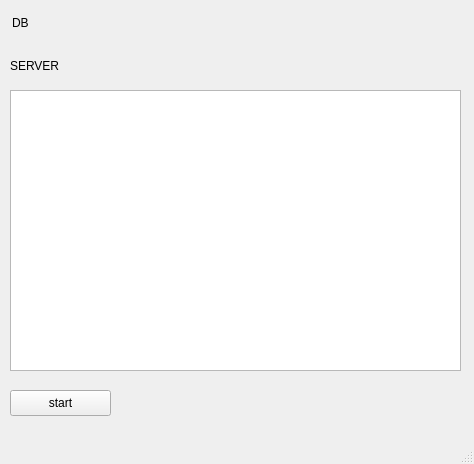
<?xml version="1.0" encoding="UTF-8"?>
<ui version="4.0">
 <class>MainWindow</class>
 <widget class="QMainWindow" name="MainWindow">
  <property name="geometry">
   <rect>
    <x>0</x>
    <y>0</y>
    <width>474</width>
    <height>464</height>
   </rect>
  </property>
  <property name="windowTitle">
   <string>MainWindow</string>
  </property>
  <widget class="QWidget" name="centralwidget">
   <widget class="QLabel" name="dbStatusLabel">
    <property name="geometry">
     <rect>
      <x>12</x>
      <y>2</y>
      <width>441</width>
      <height>41</height>
     </rect>
    </property>
    <property name="text">
     <string>DB</string>
    </property>
   </widget>
   <widget class="QLabel" name="serverStatusLabel">
    <property name="geometry">
     <rect>
      <x>10</x>
      <y>40</y>
      <width>441</width>
      <height>51</height>
     </rect>
    </property>
    <property name="text">
     <string>SERVER</string>
    </property>
   </widget>
   <widget class="QPushButton" name="serverStartButton">
    <property name="geometry">
     <rect>
      <x>10</x>
      <y>390</y>
      <width>101</width>
      <height>26</height>
     </rect>
    </property>
    <property name="text">
     <string>start</string>
    </property>
   </widget>
   <widget class="QTextEdit" name="logTextEdit">
    <property name="geometry">
     <rect>
      <x>10</x>
      <y>90</y>
      <width>451</width>
      <height>281</height>
     </rect>
    </property>
   </widget>
  </widget>
  <widget class="QMenuBar" name="menubar">
   <property name="geometry">
    <rect>
     <x>0</x>
     <y>0</y>
     <width>474</width>
     <height>23</height>
    </rect>
   </property>
  </widget>
  <widget class="QStatusBar" name="statusbar"/>
 </widget>
 <resources/>
 <connections/>
</ui>
